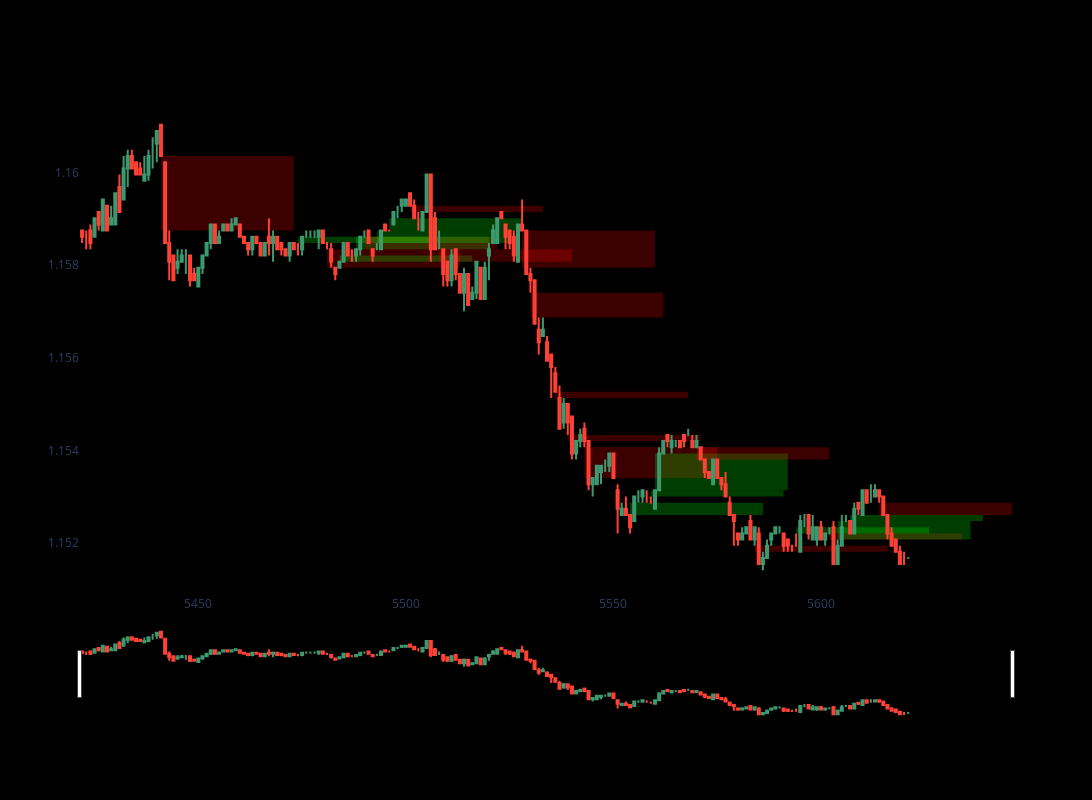

Source (notebook cell):
### Code cell
data_15min.rename(columns={'Date': 'Gmt time'}, inplace=True)


try:
    my_data = data_15min[['Datetime', 'Open',
                          'High', 'Low', 'Close', 'Volume']]
except:
    my_data = data_15min[['Gmt time', 'Open',
                          'High', 'Low', 'Close', 'Volume']]


data_15min = flatten_yf_columns(my_data)
data_15min


data_15min['FVG'] = detect_fvg(data_15min, 14, 1.5, 0.05)

data_15min.tail(20)


dfpl = data_15min.tail(200)

# Create the figure
fig = go.Figure()

# Add candlestick chart
fig.add_trace(go.Candlestick(
    x=dfpl.index,
    open=dfpl["Open"],
    high=dfpl["High"],
    low=dfpl["Low"],
    close=dfpl["Close"],
    name="Candles"
))

# Add FVG zones
for _, row in dfpl.iterrows():
    if isinstance(row["FVG"], tuple):
        fvg_type, start, end, index = row["FVG"]
        # print('FVG LEVEL *****', row["FVG"])
        color = "rgba(0,255,0,0.3)" if fvg_type == "bullish" else "rgba(255,0,0,0.3)"
        fig.add_shape(
            type="rect",
            x0=index - 2,
            x1=index + 30,
            y0=start,
            y1=end,
            fillcolor=color,
            opacity=0.8,
            layer="below",
            line=dict(width=0),
        )

# Show the chart
fig.update_layout(width=1200, height=800,
                  xaxis=dict(showgrid=False),
                  yaxis=dict(showgrid=False),
                  plot_bgcolor='black',
                  paper_bgcolor='black')
fig.show()

### Figure 1 — Plotly figure (JSON) as saved in the notebook; plotly's stock layout.template omitted (floating-point values rounded to 4 significant figures; data arrays with more than 128 entries replaced by an {"elided": "..."} marker saying what was removed)
{"data": [{"close": {"elided": "200 float values"}, "high": {"elided": "200 float values"}, "low": {"elided": "200 float values"}, "name": "Candles", "open": {"elided": "200 float values"}, "type": "candlestick", "x": {"elided": "200 int values"}}], "layout": {"height": 800, "paper_bgcolor": "black", "plot_bgcolor": "black", "shapes": [{"fillcolor": "rgba(255,0,0,0.3)", "layer": "below", "line": {"width": 0}, "opacity": 0.8, "type": "rect", "x0": 5441, "x1": 5473, "y0": 1.16, "y1": 1.159}, {"fillcolor": "rgba(0,255,0,0.3)", "layer": "below", "line": {"width": 0}, "opacity": 0.8, "type": "rect", "x0": 5474, "x1": 5506, "y0": 1.158, "y1": 1.159}, {"fillcolor": "rgba(255,0,0,0.3)", "layer": "below", "line": {"width": 0}, "opacity": 0.8, "type": "rect", "x0": 5481, "x1": 5513, "y0": 1.158, "y1": 1.158}, {"fillcolor": "rgba(0,255,0,0.3)", "layer": "below", "line": {"width": 0}, "opacity": 0.8, "type": "rect", "x0": 5484, "x1": 5516, "y0": 1.158, "y1": 1.158}, {"fillcolor": "rgba(0,255,0,0.3)", "layer": "below", "line": {"width": 0}, "opacity": 0.8, "type": "rect", "x0": 5488, "x1": 5520, "y0": 1.158, "y1": 1.159}, {"fillcolor": "rgba(255,0,0,0.3)", "layer": "below", "line": {"width": 0}, "opacity": 0.8, "type": "rect", "x0": 5490, "x1": 5522, "y0": 1.159, "y1": 1.158}, {"fillcolor": "rgba(0,255,0,0.3)", "layer": "below", "line": {"width": 0}, "opacity": 0.8, "type": "rect", "x0": 5493, "x1": 5525, "y0": 1.158, "y1": 1.159}, {"fillcolor": "rgba(0,255,0,0.3)", "layer": "below", "line": {"width": 0}, "opacity": 0.8, "type": "rect", "x0": 5496, "x1": 5528, "y0": 1.159, "y1": 1.159}, {"fillcolor": "rgba(255,0,0,0.3)", "layer": "below", "line": {"width": 0}, "opacity": 0.8, "type": "rect", "x0": 5501, "x1": 5533, "y0": 1.159, "y1": 1.159}, {"fillcolor": "rgba(255,0,0,0.3)", "layer": "below", "line": {"width": 0}, "opacity": 0.8, "type": "rect", "x0": 5508, "x1": 5540, "y0": 1.158, "y1": 1.158}, {"fillcolor": "rgba(255,0,0,0.3)", "layer": "below", "line": {"width": 0}, "opacity": 0.8, "type": "rect", "x0": 5528, "x1": 5560, "y0": 1.159, "y1": 1.158}, {"fillcolor": "rgba(255,0,0,0.3)", "layer": "below", "line": {"width": 0}, "opacity": 0.8, "type": "rect", "x0": 5530, "x1": 5562, "y0": 1.157, "y1": 1.157}, {"fillcolor": "rgba(255,0,0,0.3)", "layer": "below", "line": {"width": 0}, "opacity": 0.8, "type": "rect", "x0": 5536, "x1": 5568, "y0": 1.155, "y1": 1.155}, {"fillcolor": "rgba(255,0,0,0.3)", "layer": "below", "line": {"width": 0}, "opacity": 0.8, "type": "rect", "x0": 5539, "x1": 5571, "y0": 1.154, "y1": 1.154}, {"fillcolor": "rgba(255,0,0,0.3)", "layer": "below", "line": {"width": 0}, "opacity": 0.8, "type": "rect", "x0": 5543, "x1": 5575, "y0": 1.154, "y1": 1.153}, {"fillcolor": "rgba(0,255,0,0.3)", "layer": "below", "line": {"width": 0}, "opacity": 0.8, "type": "rect", "x0": 5554, "x1": 5586, "y0": 1.153, "y1": 1.153}, {"fillcolor": "rgba(0,255,0,0.3)", "layer": "below", "line": {"width": 0}, "opacity": 0.8, "type": "rect", "x0": 5559, "x1": 5591, "y0": 1.153, "y1": 1.153}, {"fillcolor": "rgba(0,255,0,0.3)", "layer": "below", "line": {"width": 0}, "opacity": 0.8, "type": "rect", "x0": 5560, "x1": 5592, "y0": 1.153, "y1": 1.154}, {"fillcolor": "rgba(255,0,0,0.3)", "layer": "below", "line": {"width": 0}, "opacity": 0.8, "type": "rect", "x0": 5570, "x1": 5602, "y0": 1.154, "y1": 1.154}, {"fillcolor": "rgba(255,0,0,0.3)", "layer": "below", "line": {"width": 0}, "opacity": 0.8, "type": "rect", "x0": 5584, "x1": 5616, "y0": 1.152, "y1": 1.152}, {"fillcolor": "rgba(0,255,0,0.3)", "layer": "below", "line": {"width": 0}, "opacity": 0.8, "type": "rect", "x0": 5594, "x1": 5626, "y0": 1.152, "y1": 1.152}, {"fillcolor": "rgba(255,0,0,0.3)", "layer": "below", "line": {"width": 0}, "opacity": 0.8, "type": "rect", "x0": 5602, "x1": 5634, "y0": 1.152, "y1": 1.152}, {"fillcolor": "rgba(0,255,0,0.3)", "layer": "below", "line": {"width": 0}, "opacity": 0.8, "type": "rect", "x0": 5604, "x1": 5636, "y0": 1.152, "y1": 1.152}, {"fillcolor": "rgba(0,255,0,0.3)", "layer": "below", "line": {"width": 0}, "opacity": 0.8, "type": "rect", "x0": 5607, "x1": 5639, "y0": 1.152, "y1": 1.153}, {"fillcolor": "rgba(255,0,0,0.3)", "layer": "below", "line": {"width": 0}, "opacity": 0.8, "type": "rect", "x0": 5614, "x1": 5646, "y0": 1.153, "y1": 1.153}], "width": 1200, "xaxis": {"showgrid": false}, "yaxis": {"showgrid": false}}}
